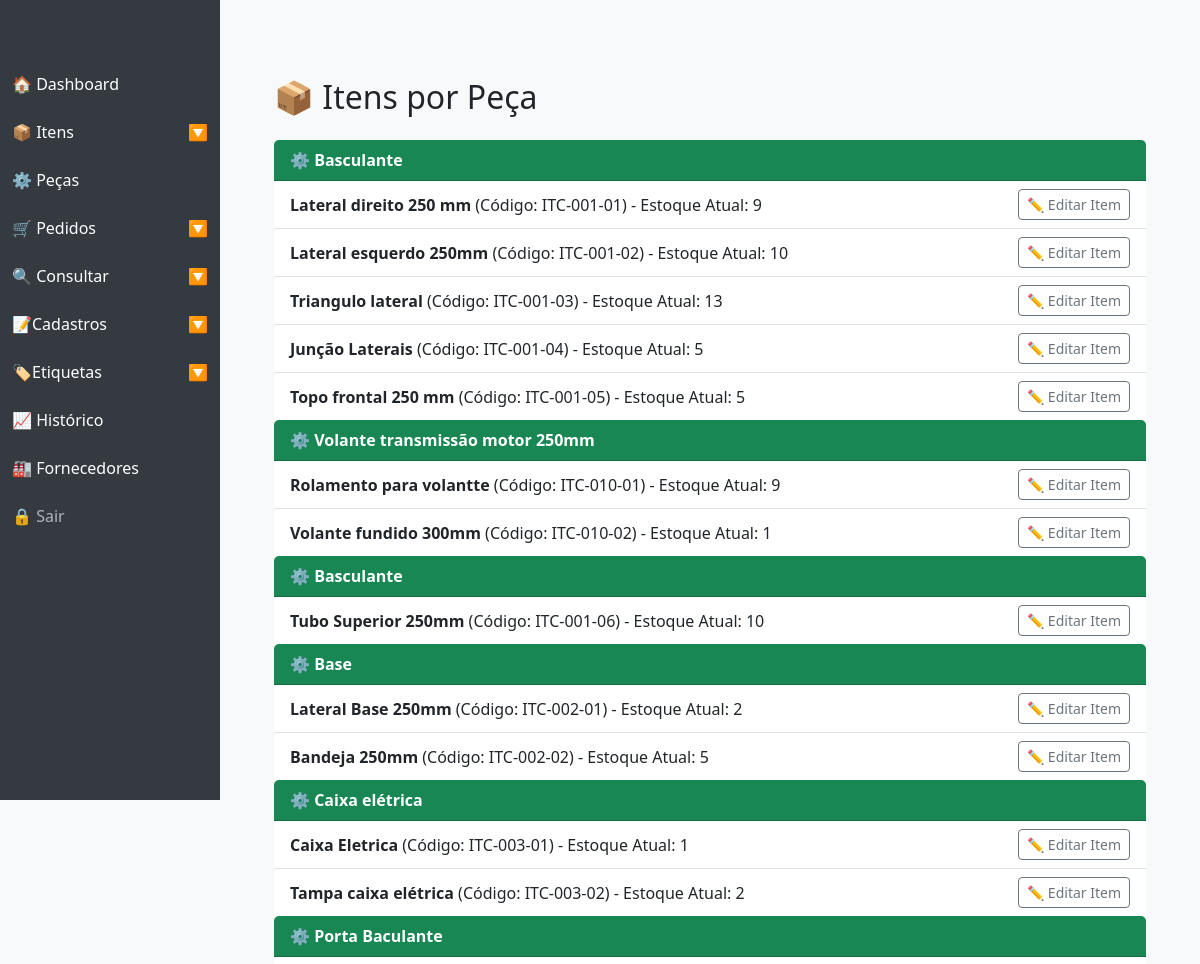
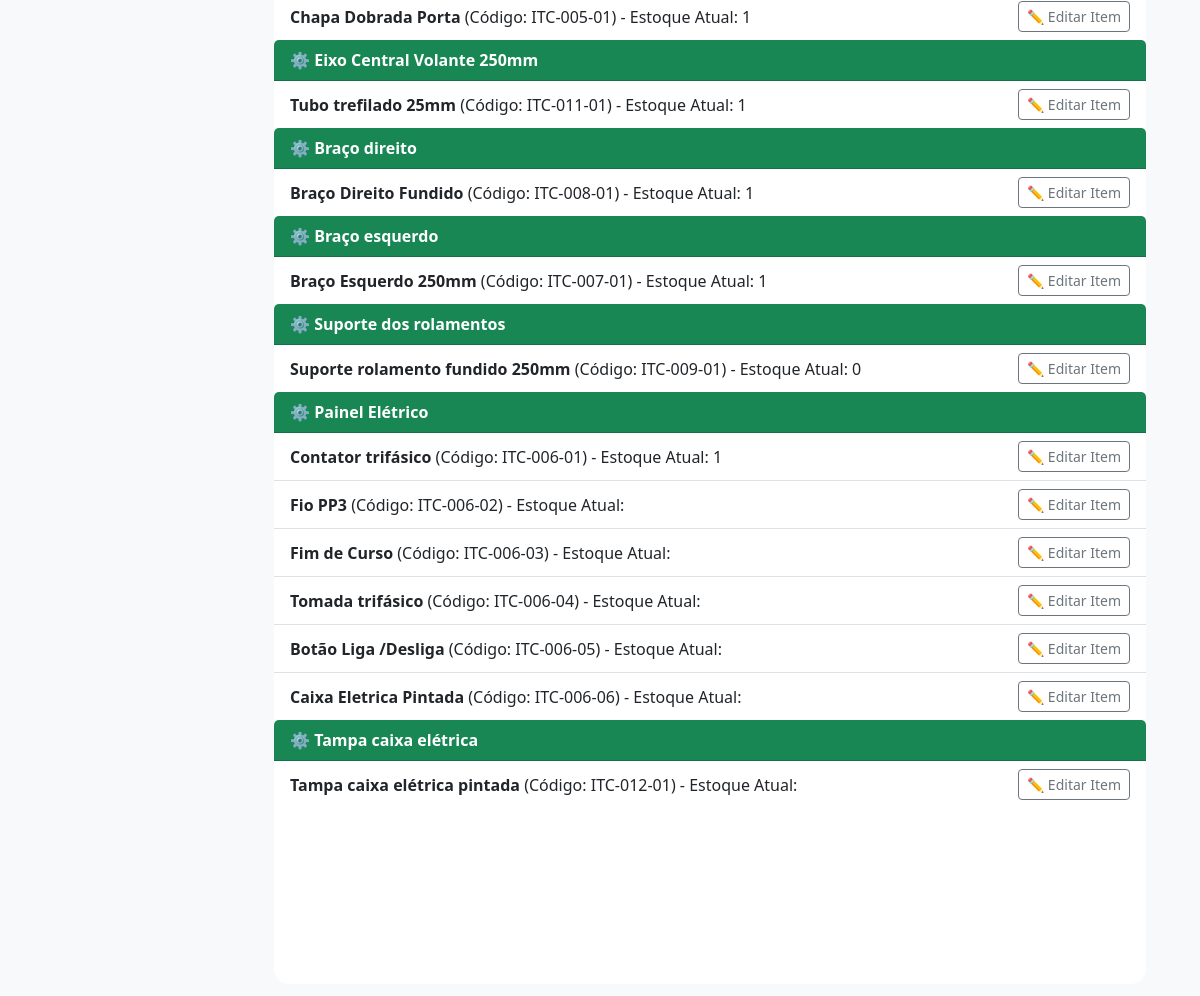
Screenshot of /itens_por_peca.php (signed in) with the database file from the repository (2 pictures, top to bottom).
### tables this page shows
CREATE TABLE `itens` (
  `id` int(11) NOT NULL,
  `nome` varchar(220) NOT NULL,
  `descricao` text NOT NULL,
  `id_material` int(11) NOT NULL,
  `id_peca` int(11) NOT NULL,
  `qtd_itens` int(11) NOT NULL,
  `codigo` varchar(220) DEFAULT NULL,
  `localizacao` varchar(100) DEFAULT NULL,
  `estoque_atual` int(11) DEFAULT NULL,
  `estoque_minimo` int(11) DEFAULT NULL,
  `unidade` varchar(50) NOT NULL DEFAULT 'un',
  `usuario` varchar(220) NOT NULL,
  `created` datetime NOT NULL DEFAULT current_timestamp(),
  `modifield` datetime DEFAULT NULL
);

CREATE TABLE `peca` (
  `id` int(11) NOT NULL,
  `nome` varchar(220) NOT NULL,
  `descricao` text NOT NULL,
  `id_grupo` int(11) NOT NULL,
  `id_modelo` int(11) NOT NULL,
  `codigo` varchar(220) DEFAULT NULL,
  `estoque_atual` int(11) DEFAULT NULL,
  `estoque_minimo` int(11) DEFAULT NULL,
  `usuario` varchar(220) DEFAULT NULL,
  `createad` datetime DEFAULT current_timestamp(),
  `modifield` datetime DEFAULT NULL
);

### itens_por_peca.php (the view, shortened to what this page needs)
<?php
include 'conexao.php';
$stmt = $pdo->query("
   SELECT item.id AS id_item,
                item.nome,
                item.descricao,
                item.qtd_itens AS qtd,
                item.codigo,
                item.estoque_atual,
                peca.nome AS peca
          FROM itens AS item
          INNER JOIN peca AS peca
          ON peca.id=item.id_peca");
$dados = $stmt->fetchAll(PDO::FETCH_ASSOC);
include 'include/head.php';
?>
</head>
<body>
<?php include 'include/sidebar.php'; ?>
<div class="content">
    <div class="container-fluid">
<div class="container mt-5">
    <h2 class="mb-4">📦 Itens por Peça</h2>
    <?php
    $pecaAtual = null;
    foreach ($dados as $linha):
        if ($linha['peca'] != $pecaAtual):
            if ($pecaAtual !== null) {
                echo "</ul>";
            }
            $pecaAtual = $linha['peca'];
            ?>
            <div class="card mb-3">
                <div class="card-header bg-success text-white">
                    <strong>⚙️   <?= htmlspecialchars($pecaAtual) ?></strong>
                </div>
                <ul class="list-group list-group-flush">
        <?php endif; ?>
                <li class="list-group-item d-flex justify-content-between align-items-center">
                    <div>
                        <strong><?= htmlspecialchars($linha['nome']) ?></strong>
                        (Código: <?= htmlspecialchars($linha['codigo']) ?>)
                        - Estoque Atual: <?= htmlspecialchars($linha['estoque_atual']) ?>
                    </div>
                    <a href="editar_item.php?id=<?= $linha['id_item'] ?>" class="btn btn-sm btn-outline-secondary">
                        ✏️ Editar Item
                    </a>
                </li>
    <?php endforeach; ?>
    <?php if (!empty($dados)) echo "</ul></div>"; ?>
</div>

### css/styles.css (style rules this page uses)
body { background-color: #f8f9fa; }
.content { margin-left: 220px; padding: 30px; }
.card { border: none; border-radius: 15px; }

### rows the page displays
itens: id_peca.nome "Basculante", nome "Lateral direito 250 mm", codigo "ITC-001-01", estoque_atual "9"
itens: nome "Lateral esquerdo 250mm", codigo "ITC-001-02", estoque_atual "10"
itens: nome "Triangulo lateral", codigo "ITC-001-03", estoque_atual "13"
itens: nome "Junção Laterais", codigo "ITC-001-04", estoque_atual "5"
itens: nome "Topo frontal 250 mm", codigo "ITC-001-05", estoque_atual "5"
itens: id_peca.nome "Volante transmissão motor 250mm", nome "Rolamento para volantte", codigo "ITC-010-01", estoque_atual "9"
itens: nome "Volante fundido 300mm", codigo "ITC-010-02", estoque_atual "1"
itens: id_peca.nome "Basculante", nome "Tubo Superior 250mm", codigo "ITC-001-06", estoque_atual "10"
itens: id_peca.nome "Base", nome "Lateral Base 250mm", codigo "ITC-002-01", estoque_atual "2"
itens: nome "Bandeja 250mm", codigo "ITC-002-02", estoque_atual "5"
itens: id_peca.nome "Caixa elétrica", nome "Caixa Eletrica", codigo "ITC-003-01", estoque_atual "1"
itens: nome "Tampa caixa elétrica", codigo "ITC-003-02", estoque_atual "2"
itens: id_peca.nome "Porta Baculante", nome "Chapa Dobrada Porta", codigo "ITC-005-01", estoque_atual "1"
itens: id_peca.nome "Eixo Central Volante 250mm", nome "Tubo trefilado 25mm", codigo "ITC-011-01", estoque_atual "1"
itens: id_peca.nome "Braço direito", nome "Braço Direito Fundido", codigo "ITC-008-01", estoque_atual "1"
itens: id_peca.nome "Braço esquerdo", nome "Braço Esquerdo 250mm", codigo "ITC-007-01", estoque_atual "1"
itens: id_peca.nome "Suporte dos rolamentos", nome "Suporte rolamento fundido 250mm", codigo "ITC-009-01", estoque_atual "0"
itens: id_peca.nome "Painel Elétrico", nome "Contator trifásico", codigo "ITC-006-01", estoque_atual "1"
itens: nome "Fio PP3", codigo "ITC-006-02"
itens: nome "Fim de Curso", codigo "ITC-006-03"
itens: nome "Tomada trifásico", codigo "ITC-006-04"
itens: nome "Botão Liga /Desliga", codigo "ITC-006-05"
itens: nome "Caixa Eletrica Pintada", codigo "ITC-006-06"
itens: id_peca.nome "Tampa caixa elétrica", nome "Tampa caixa elétrica pintada", codigo "ITC-012-01"
